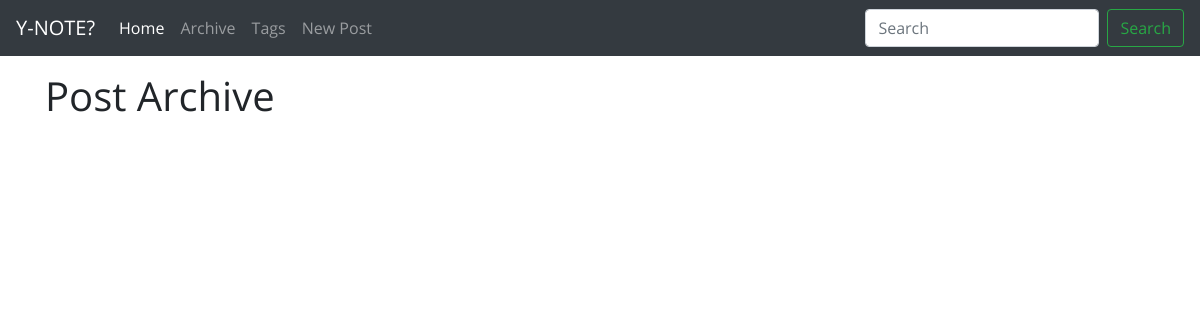
Page /archive.php on the earlier database version.
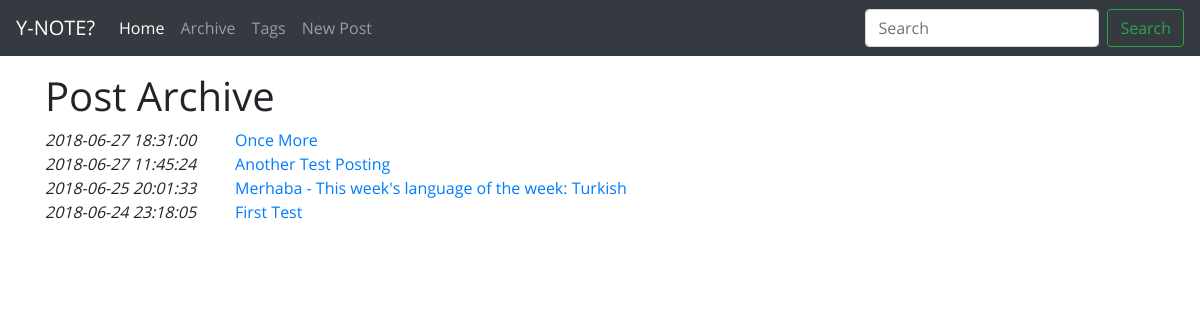
Same page on the later database version.
### tables this page shows
CREATE TABLE `posts` (
  `id_post` int(11) NOT NULL AUTO_INCREMENT,
  `date_post` datetime DEFAULT NULL,
  `date_modified` datetime DEFAULT NULL,
  `title_post` varchar(255) DEFAULT NULL,
  `content` text,
  PRIMARY KEY (`id_post`)
);

### archive.php (the view, shortened to what this page needs)
<?php
    include "header.php";
    include "navbar.php";
    include_once "config.php";
    $sql = "SELECT id_post, date_post, title_post FROM posts ORDER BY date_post DESC";
    $result_sql = mysqli_query($db_handle, $sql);
    echo "<h1>Post Archive</h1>";
    while($row = mysqli_fetch_array($result_sql)) {
        echo <<<EOD
    <div class="row">
        <div class="col-md-2">
            <em>{$row['date_post']}</em>
        </div>
        <div class="col-md-10">
            <a href="readpost.php?id-post={$row['id_post']}">{$row['title_post']}</a>
        </div>
    </div>
EOD;
    }
    include "tail.php";

Differences in the rows shown:
added posts: date_post "2018-06-27 18:31:00", title_post "Once More"
added posts: date_post "2018-06-27 11:45:24", title_post "Another Test Posting"
added posts: date_post "2018-06-25 20:01:33", title_post "Merhaba - This week's language of the week: Turkish"
added posts: date_post "2018-06-24 23:18:05", title_post "First Test"
